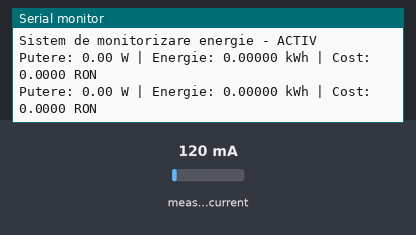
Bench run of a sketch on a simulated Arduino Uno, built with avr-gcc and run on an emulated ATmega328P. On the bench: the last lines printed to the serial monitor. The test bench sets the inputs (shaded band); at power-on: measured current 120 mA.

Above: at 3.1 s.
3.2 s: measured current set to 500 mA
At 5.3 s:
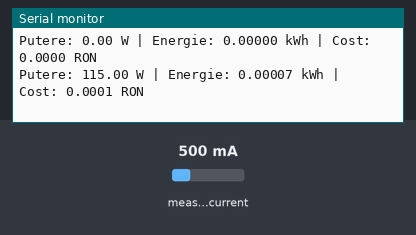
6.1 s: measured current set to 40 mA
At 7.5 s:
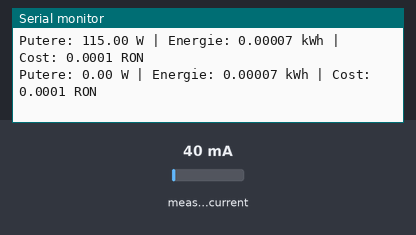

The sketch:

Arduino_Cod.ino
```cpp
#include "EmonLib.h"

EnergyMonitor emon1;
double totalKWh = 0;
unsigned long lastTime;
double pretKWh = 0.80;

void setup() {
  Serial.begin(9600);
  emon1.current(1, 100);
  lastTime = millis();
  Serial.println("Sistem de monitorizare energie - ACTIV");
}

void loop() {
  double Irms = emon1.calcIrms(1480);


  if (Irms < 0.40) Irms = 0;

  double putereW = Irms * 230.0;

  unsigned long currentTime = millis();
  double timpOre = (currentTime - lastTime) / 3600000.0;
  totalKWh += (putereW / 1000.0) * timpOre;
  lastTime = currentTime;

  Serial.print("Putere: ");
  Serial.print(putereW);
  Serial.print(" W | ");

  Serial.print("Energie: ");
  Serial.print(totalKWh, 5);
  Serial.print(" kWh | ");

  Serial.print("Cost: ");
  Serial.print(totalKWh * pretKWh, 4);
  Serial.println(" RON");

  delay(2000);
}
```

Measured:
- after the input at 3.2 s, the serial monitor: prints a new line after 1.3 s (image 1)
- after the input at 6.1 s, the serial monitor: prints a new line after 0.62 s (image 2)
